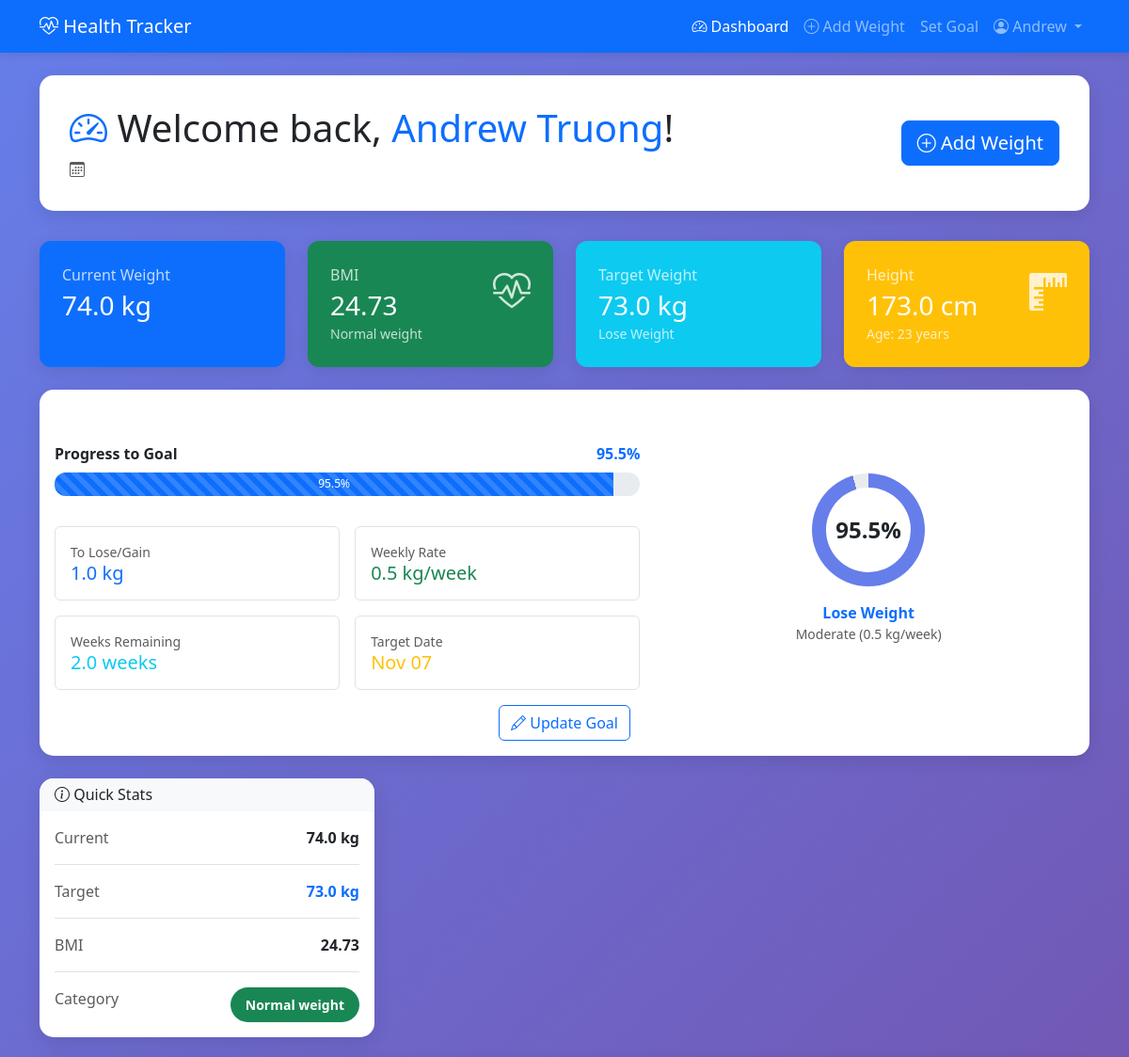
The app's page /accounts/dashboard/ (signed in, upper part), older data.
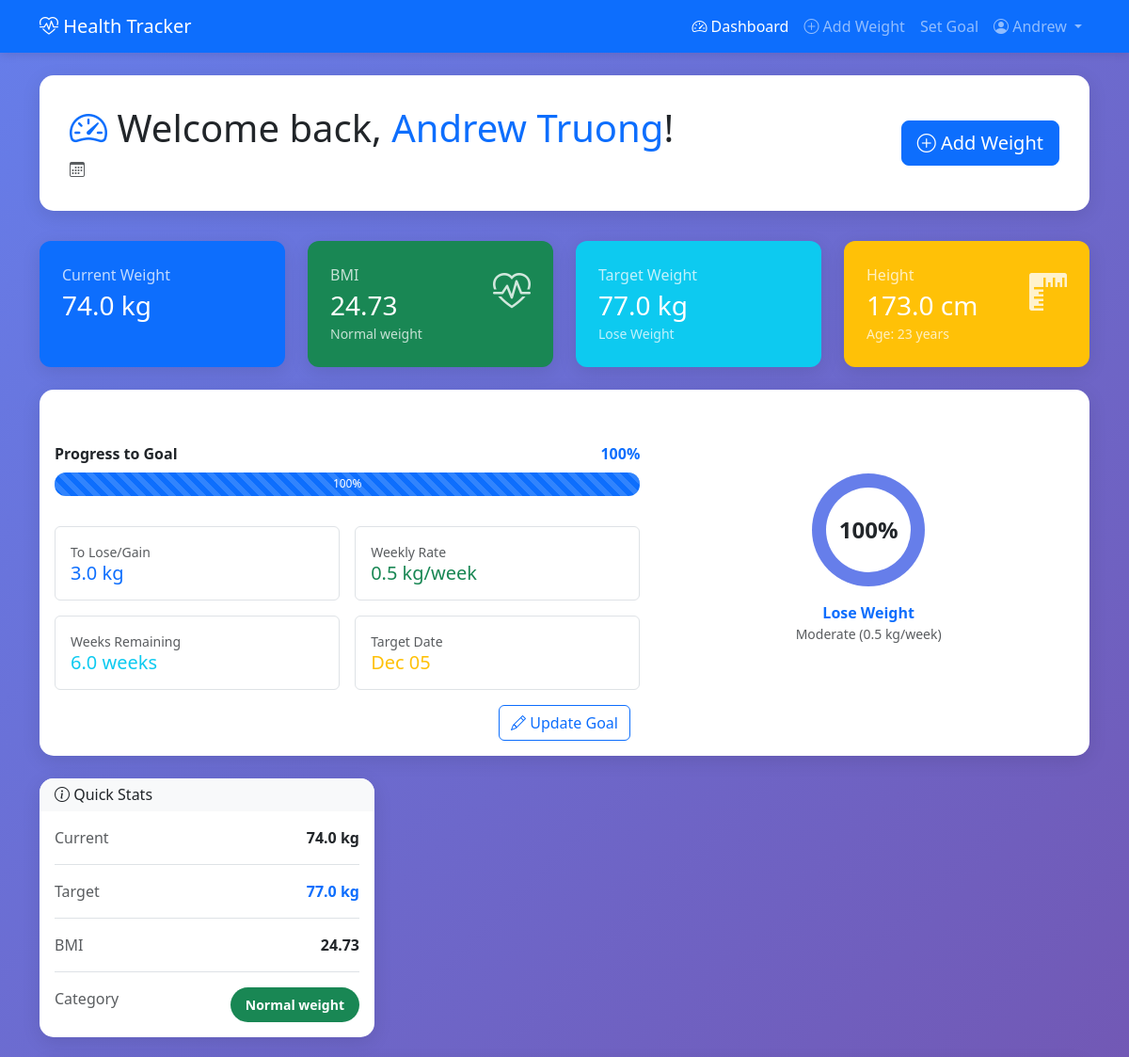
The same page, newer data.
### account/models.py (models this page shows, shortened)
class WeightGoal(models.Model):
    GOAL_CHOICES = [
        ('lose', 'Lose Weight'),
        ('gain', 'Gain Weight'),
        ('maintain', 'Maintain Weight'),
    ]
    PACE_CHOICES = [
        ('slow', 'Slow (0.3 kg/week)'),
        ('moderate', 'Moderate (0.5 kg/week)'),
        ('fast', 'Fast (1.0 kg/week)'),
    ]
    user = models.OneToOneField(User, on_delete=models.CASCADE, related_name='weight_goal')
    goal_type = models.CharField(max_length=10, choices=GOAL_CHOICES)
    target_weight_kg = models.FloatField(
        validators=[MinValueValidator(20), MaxValueValidator(500)],
        help_text="Target weight in kilograms"
    )
    pace = models.CharField(max_length=10, choices=PACE_CHOICES, default='moderate')
    start_date = models.DateField(default=datetime.now)
    is_active = models.BooleanField(default=True)
    created_at = models.DateTimeField(auto_now_add=True)
    updated_at = models.DateTimeField(auto_now=True)
    class Meta:
        verbose_name = "Weight Goal"
        verbose_name_plural = "Weight Goals"
    def get_weekly_rate(self):
        rates = {
            'slow': 0.3,
            'moderate': 0.5,
            'fast': 1.0,
        }
        return rates.get(self.pace, 0.5)
    def calculate_timeline(self, current_weight):
        if not current_weight:
            return None
        weight_diff = abs(self.target_weight_kg - current_weight)
        weekly_rate = self.get_weekly_rate()
        if weekly_rate == 0:
            return None
        weeks = weight_diff / weekly_rate
        return round(weeks, 1)
    def get_target_date(self, current_weight):
        weeks = self.calculate_timeline(current_weight)
        if weeks:
            target_date = self.start_date + timedelta(weeks=weeks)
            return target_date
        return None
    def get_progress_percentage(self, current_weight):
        start_entries = self.user.weight_entries.filter(
            recorded_date__gte=self.start_date
        ).order_by('recorded_date')
        if not start_entries.exists():
            return 0
        start_weight = start_entries.first().weight_kg
        weight_diff_total = abs(self.target_weight_kg - start_weight)
        if weight_diff_total == 0:
            return 100
        weight_diff_current = abs(current_weight - start_weight)
        progress = (weight_diff_current / weight_diff_total) * 100
        return min(round(progress, 1), 100)

### account/views.py (the view)
# urls.py: path('dashboard/', views.dashboard_view, name='dashboard'),
@login_required
def dashboard_view(request):
    if not hasattr(request.user, 'profile'):
        messages.warning(request, 'Please complete your profile first.')
        return redirect('accounts:profile_setup')
    latest_weight = request.user.weight_entries.first()
    try:
        weight_goal = request.user.weight_goal
    except WeightGoal.DoesNotExist:
        weight_goal = None
    weight_history = request.user.weight_entries.all()[:30]
    chart_data = {
        'dates': [entry.recorded_date.strftime('%Y-%m-%d') for entry in reversed(weight_history)],
        'weights': [round(float(entry.weight_kg), 1) for entry in reversed(weight_history)],
    }
    timeline_data = None
    if weight_goal and latest_weight:
        current_weight = latest_weight.weight_kg
        weeks_to_goal = weight_goal.calculate_timeline(current_weight)
        target_date = weight_goal.get_target_date(current_weight)
        progress = weight_goal.get_progress_percentage(current_weight)
        timeline_data = {
            'current_weight': round(current_weight, 1),
            'target_weight': round(weight_goal.target_weight_kg, 1),
            'weight_difference': round(abs(weight_goal.target_weight_kg - current_weight), 1),
            'weeks_to_goal': weeks_to_goal,
            'target_date': target_date,
            'progress': progress,
            'bmi': latest_weight.bmi,
            'bmi_category': latest_weight.bmi_category,
            'weekly_rate': round(weight_goal.get_weekly_rate(), 1),
        }
    context = {
        'profile': request.user.profile,
        'latest_weight': latest_weight,
        'weight_goal': weight_goal,
        'weight_history': weight_history,
        'chart_data': chart_data,
        'timeline_data': timeline_data,
    }
    return render(request, 'accounts/dashboard.html', context)

### account/models.py (called while the page is built)
    @property
    def age(self):
        if self.date_of_birth:
            today = datetime.today().date()
            return today.year - self.date_of_birth.year - (
                (today.month, today.day) < (self.date_of_birth.month, self.date_of_birth.day)
            )
        return None

    @property
    def bmi(self):
        if hasattr(self.user, 'profile') and self.user.profile.height_cm:
            height_m = self.user.profile.height_cm / 100
            bmi_value = self.weight_kg / (height_m ** 2)
            return round(bmi_value, 2)
        return None

    @property
    def bmi_category(self):
        bmi = self.bmi
        if bmi is None:
            return "Unknown"
        if bmi < 18.5:
            return "Underweight"
        elif bmi < 25:
            return "Normal weight"
        elif bmi < 30:
            return "Overweight"
        else:
            return "Obese"

### templates/accounts/dashboard.html (shortened to what the changed rows need)
{% extends 'base.html' %}
{% block content %}
<div class="dashboard-header">
    <div class="row align-items-center">
        <div class="col-md-8">
            <h1 class="mb-2">
                <i class="bi bi-speedometer2 text-primary"></i>
                Welcome back, <span class="text-primary">{% if user.get_full_name %}{{ user.get_full_name }}{% elif user.first_name %}{{ user.first_name }}{% else %}{{ user.username }}{% endif %}</span>!
            </h1>
        </div>
    </div>
</div>
<div class="row g-4 mb-4">
    <div class="col-md-3 col-sm-6">
        <div class="card stat-card bg-info text-white">
            <div class="d-flex justify-content-between align-items-start">
                <div>
                    <p class="mb-1 opacity-75">Target Weight</p>
                    <h3 class="mb-0">{% if weight_goal %}{{ weight_goal.target_weight_kg|floatformat:1 }} kg{% else %}--{% endif %}</h3>
                    {% if weight_goal %}<small class="opacity-75">{{ weight_goal.get_goal_type_display }}</small>{% endif %}
                </div>
            </div>
        </div>
    </div>
</div>
{% if weight_goal and timeline_data %}
<div class="row g-4 mb-4">
    <div class="col-12">
        <div class="card h-100">
            <div class="card-header bg-gradient" style="background: linear-gradient(135deg, #667eea 0%, #764ba2 100%); color: white;">
                <h5 class="mb-0"><i class="bi bi-trophy"></i> Your Goal Progress</h5>
            </div>
            <div class="card-body">
                <div class="row align-items-center">
                    <div class="col-md-7">
                        <div class="mb-3">
                            <div class="d-flex justify-content-between mb-2">
                                <span class="fw-bold">Progress to Goal</span>
                                <span class="text-primary fw-bold">{{ timeline_data.progress }}%</span>
                            </div>
                            <div class="progress" style="height: 25px; border-radius: 12px;">
                                <div class="progress-bar progress-bar-striped progress-bar-animated bg-primary"
                                     role="progressbar"
                                     style="width: {{ timeline_data.progress }}%"
                                     aria-valuenow="{{ timeline_data.progress }}"
                                     aria-valuemin="0"
                                     aria-valuemax="100">
                                    {{ timeline_data.progress }}%
                                </div>
                            </div>
                        </div>
                        <div class="row g-3 mt-2">
                            <div class="col-6">
                                <div class="border rounded p-3">
                                    <small class="text-muted d-block">To Lose/Gain</small>
                                    <h5 class="mb-0 text-primary">{{ timeline_data.weight_difference|floatformat:1 }} kg</h5>
                                </div>
                            </div>
                            <div class="col-6">
                                <div class="border rounded p-3">
                                    <small class="text-muted d-block">Weekly Rate</small>
                                    <h5 class="mb-0 text-success">{{ timeline_data.weekly_rate|floatformat:1 }} kg/week</h5>
                                </div>
                            </div>
                            <div class="col-6">
                                <div class="border rounded p-3">
                                    <small class="text-muted d-block">Weeks Remaining</small>
                                    <h5 class="mb-0 text-info">{{ timeline_data.weeks_to_goal }} weeks</h5>
                                </div>
                            </div>
                            <div class="col-6">
                                <div class="border rounded p-3">
                                    <small class="text-muted d-block">Target Date</small>
                                    <h5 class="mb-0 text-warning">{{ timeline_data.target_date|date:"M d" }}</h5>
                                </div>
                            </div>
                        </div>
                    </div>
                    <div class="col-md-5 text-center mt-4 mt-md-0">
                        <div class="progress-circle mx-auto" style="--progress: {{ timeline_data.progress }}">
                            <div class="progress-text">{{ timeline_data.progress }}%</div>
                        </div>
                        <p class="mt-3 mb-0 fw-bold text-primary">{{ weight_goal.get_goal_type_display }}</p>
                        <p class="text-muted small">{{ weight_goal.get_pace_display }}</p>
                    </div>
                </div>
                <div class="mt-3 text-center">
                    <a href="{% url 'accounts:set_goal' %}" class="btn btn-outline-primary">
                        <i class="bi bi-pencil"></i> Update Goal
                    </a>
                </div>
            </div>
        </div>
    </div>
    <div class="col-lg-4">
        <div class="card h-100">
            <div class="card-header bg-light">
                <h6 class="mb-0"><i class="bi bi-info-circle"></i> Quick Stats</h6>
            </div>
            <div class="card-body">
                <ul class="list-unstyled mb-0">
                    <li class="mb-3 pb-3 border-bottom">
                        <div class="d-flex justify-content-between">
                            <span class="text-muted">Current</span>
                            <span class="fw-bold">{{ timeline_data.current_weight|floatformat:1 }} kg</span>
                        </div>
                    </li>
                    <li class="mb-3 pb-3 border-bottom">
                        <div class="d-flex justify-content-between">
                            <span class="text-muted">Target</span>
                            <span class="fw-bold text-primary">{{ timeline_data.target_weight|floatformat:1 }} kg</span>
                        </div>
                    </li>
                    <li class="mb-3 pb-3 border-bottom">
                        <div class="d-flex justify-content-between">
                            <span class="text-muted">BMI</span>
                            <span class="fw-bold">{{ timeline_data.bmi }}</span>
                        </div>
                    </li>
                    <li class="mb-0">
                        <div class="d-flex justify-content-between">
                            <span class="text-muted">Category</span>
                            <span class="timeline-badge bg-success text-white">{{ timeline_data.bmi_category }}</span>
                        </div>
                    </li>
                </ul>
            </div>
        </div>
    </div>
</div>
{% endif %}
{% endblock %}

Row changes from the older to the newer data that the page shows:
changed WeightGoal "Lose Weight": target_weight_kg "73.0" → "77.0"
Text that changed along with them:
{{ timeline_data.progress }}: "95.5" → "100"
{{ timeline_data.progress }}: 95.5 → 100 (drawn)
{{ timeline_data.weight_difference|floatformat:1 }}: "1.0" → "3.0"
{{ timeline_data.weeks_to_goal }}: "2.0" → "6.0"
{{ timeline_data.target_date|date:"M d" }}: "Nov 07" → "Dec 05"
{{ timeline_data.target_weight|floatformat:1 }}: "73.0" → "77.0"
